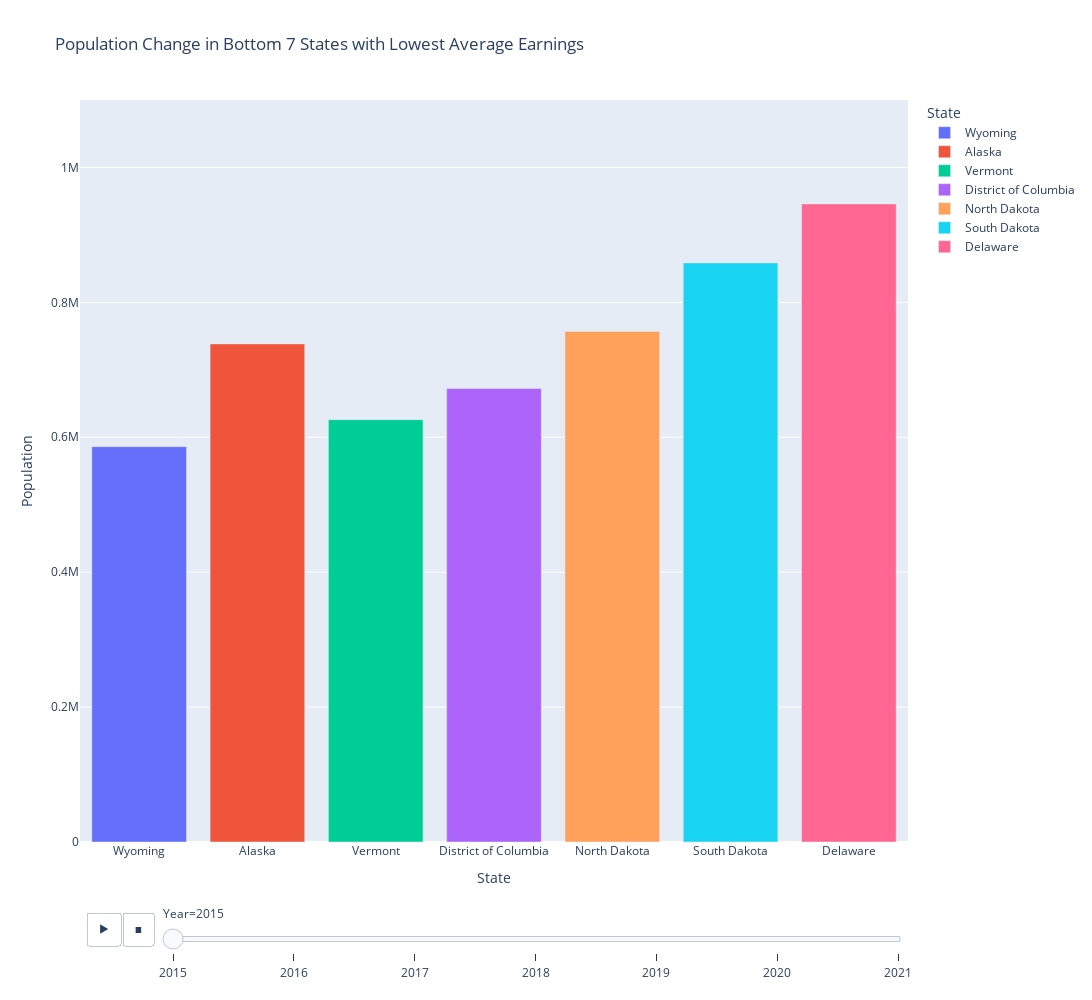

Write notebook code for a chart like this one.
### Code cell
# create a list of the bottom 7 states with the lowest average earnings
state2 = bottom_7_earnings["STATE"].tolist()
# create a list of population values per year for each state
wyoming = [bottom_7_earnings['POP_2015'].tolist()[0], bottom_7_earnings['POP_2016'].tolist()[0], bottom_7_earnings['POP_2017'].tolist()[0], bottom_7_earnings['POP_2018'].tolist()[0], bottom_7_earnings['POP_2019'].tolist()[0], bottom_7_earnings['POP_2020'].tolist()[0], bottom_7_earnings['POP_2021'].tolist()[0]]
alaska = [bottom_7_earnings['POP_2015'].tolist()[1], bottom_7_earnings['POP_2016'].tolist()[1], bottom_7_earnings['POP_2017'].tolist()[1], bottom_7_earnings['POP_2018'].tolist()[1], bottom_7_earnings['POP_2019'].tolist()[1], bottom_7_earnings['POP_2020'].tolist()[1], bottom_7_earnings['POP_2021'].tolist()[1]]
vermont = [bottom_7_earnings['POP_2015'].tolist()[2], bottom_7_earnings['POP_2016'].tolist()[2], bottom_7_earnings['POP_2017'].tolist()[2], bottom_7_earnings['POP_2018'].tolist()[2], bottom_7_earnings['POP_2019'].tolist()[2], bottom_7_earnings['POP_2020'].tolist()[2], bottom_7_earnings['POP_2021'].tolist()[2]]
dc = [bottom_7_earnings['POP_2015'].tolist()[3], bottom_7_earnings['POP_2016'].tolist()[3], bottom_7_earnings['POP_2017'].tolist()[3], bottom_7_earnings['POP_2018'].tolist()[3], bottom_7_earnings['POP_2019'].tolist()[3], bottom_7_earnings['POP_2020'].tolist()[3], bottom_7_earnings['POP_2021'].tolist()[3]]
north_dakota = [bottom_7_earnings['POP_2015'].tolist()[4], bottom_7_earnings['POP_2016'].tolist()[4], bottom_7_earnings['POP_2017'].tolist()[4], bottom_7_earnings['POP_2018'].tolist()[4], bottom_7_earnings['POP_2019'].tolist()[4], bottom_7_earnings['POP_2020'].tolist()[4], bottom_7_earnings['POP_2021'].tolist()[4]]
south_dakota = [bottom_7_earnings['POP_2015'].tolist()[5], bottom_7_earnings['POP_2016'].tolist()[5], bottom_7_earnings['POP_2017'].tolist()[5], bottom_7_earnings['POP_2018'].tolist()[5], bottom_7_earnings['POP_2019'].tolist()[5], bottom_7_earnings['POP_2020'].tolist()[5], bottom_7_earnings['POP_2021'].tolist()[5]]
delaware = [bottom_7_earnings['POP_2015'].tolist()[6], bottom_7_earnings['POP_2016'].tolist()[6], bottom_7_earnings['POP_2017'].tolist()[6], bottom_7_earnings['POP_2018'].tolist()[6], bottom_7_earnings['POP_2019'].tolist()[6], bottom_7_earnings['POP_2020'].tolist()[6], bottom_7_earnings['POP_2021'].tolist()[6]]
# create a dataframe from the lists
bottom_7_df = pd.DataFrame({"State": state2, "Year": year, "Wyoming": wyoming, "Alaska": alaska, "Vermont": vermont, "District of Columbia": dc, "North Dakota": north_dakota, "South Dakota": south_dakota, "Delaware": delaware})
bottom_7_df2 = bottom_7_df.melt(id_vars=["State", "Year"], var_name="State2", value_name="Population")
# drop the extra state column
bottom_7_df2.drop(columns=["State"], inplace=True)
# rename the state column to State
bottom_7_df2 = bottom_7_df2.rename(columns={"State2": "State"})
bottom_7_df2
# create animated bar chart with plotly express
fig2 = px.bar(bottom_7_df2, x='State', y='Population', animation_frame='Year', animation_group='State', color='State', range_y=[0, 1100000], title='Population Change in Bottom 7 States with Lowest Average Earnings', width=1250, height=1000)
fig2.show()

### Figure 1 — Plotly figure (JSON) as saved in the notebook; plotly's stock layout.template omitted (floating-point values rounded to 4 significant figures)
{"data": [{"alignmentgroup": "True", "hovertemplate": "State=%{x}<br>Year=2015<br>Population=%{y}<extra></extra>", "ids": ["Wyoming"], "legendgroup": "Wyoming", "marker": {"color": "#636efa", "pattern": {"shape": ""}}, "name": "Wyoming", "offsetgroup": "Wyoming", "orientation": "v", "showlegend": true, "textposition": "auto", "type": "bar", "x": ["Wyoming"], "xaxis": "x", "y": [586107], "yaxis": "y"}, {"alignmentgroup": "True", "hovertemplate": "State=%{x}<br>Year=2015<br>Population=%{y}<extra></extra>", "ids": ["Alaska"], "legendgroup": "Alaska", "marker": {"color": "#EF553B", "pattern": {"shape": ""}}, "name": "Alaska", "offsetgroup": "Alaska", "orientation": "v", "showlegend": true, "textposition": "auto", "type": "bar", "x": ["Alaska"], "xaxis": "x", "y": [738432], "yaxis": "y"}, {"alignmentgroup": "True", "hovertemplate": "State=%{x}<br>Year=2015<br>Population=%{y}<extra></extra>", "ids": ["Vermont"], "legendgroup": "Vermont", "marker": {"color": "#00cc96", "pattern": {"shape": ""}}, "name": "Vermont", "offsetgroup": "Vermont", "orientation": "v", "showlegend": true, "textposition": "auto", "type": "bar", "x": ["Vermont"], "xaxis": "x", "y": [626042], "yaxis": "y"}, {"alignmentgroup": "True", "hovertemplate": "State=%{x}<br>Year=2015<br>Population=%{y}<extra></extra>", "ids": ["District of Columbia"], "legendgroup": "District of Columbia", "marker": {"color": "#ab63fa", "pattern": {"shape": ""}}, "name": "District of Columbia", "offsetgroup": "District of Columbia", "orientation": "v", "showlegend": true, "textposition": "auto", "type": "bar", "x": ["District of Columbia"], "xaxis": "x", "y": [672228], "yaxis": "y"}, {"alignmentgroup": "True", "hovertemplate": "State=%{x}<br>Year=2015<br>Population=%{y}<extra></extra>", "ids": ["North Dakota"], "legendgroup": "North Dakota", "marker": {"color": "#FFA15A", "pattern": {"shape": ""}}, "name": "North Dakota", "offsetgroup": "North Dakota", "orientation": "v", "showlegend": true, "textposition": "auto", "type": "bar", "x": ["North Dakota"], "xaxis": "x", "y": [756927], "yaxis": "y"}, {"alignmentgroup": "True", "hovertemplate": "State=%{x}<br>Year=2015<br>Population=%{y}<extra></extra>", "ids": ["South Dakota"], "legendgroup": "South Dakota", "marker": {"color": "#19d3f3", "pattern": {"shape": ""}}, "name": "South Dakota", "offsetgroup": "South Dakota", "orientation": "v", "showlegend": true, "textposition": "auto", "type": "bar", "x": ["South Dakota"], "xaxis": "x", "y": [858469], "yaxis": "y"}, {"alignmentgroup": "True", "hovertemplate": "State=%{x}<br>Year=2015<br>Population=%{y}<extra></extra>", "ids": ["Delaware"], "legendgroup": "Delaware", "marker": {"color": "#FF6692", "pattern": {"shape": ""}}, "name": "Delaware", "offsetgroup": "Delaware", "orientation": "v", "showlegend": true, "textposition": "auto", "type": "bar", "x": ["Delaware"], "xaxis": "x", "y": [945934], "yaxis": "y"}], "layout": {"barmode": "relative", "height": 1000, "legend": {"title": {"text": "State"}, "tracegroupgap": 0}, "sliders": [{"active": 0, "currentvalue": {"prefix": "Year="}, "len": 0.9, "pad": {"b": 10, "t": 60}, "steps": [{"args": [["2015"], {"frame": {"duration": 0, "redraw": true}, "fromcurrent": true, "mode": "immediate", "transition": {"duration": 0, "easing": "linear"}}], "label": "2015", "method": "animate"}, {"args": [["2016"], {"frame": {"duration": 0, "redraw": true}, "fromcurrent": true, "mode": "immediate", "transition": {"duration": 0, "easing": "linear"}}], "label": "2016", "method": "animate"}, {"args": [["2017"], {"frame": {"duration": 0, "redraw": true}, "fromcurrent": true, "mode": "immediate", "transition": {"duration": 0, "easing": "linear"}}], "label": "2017", "method": "animate"}, {"args": [["2018"], {"frame": {"duration": 0, "redraw": true}, "fromcurrent": true, "mode": "immediate", "transition": {"duration": 0, "easing": "linear"}}], "label": "2018", "method": "animate"}, {"args": [["2019"], {"frame": {"duration": 0, "redraw": true}, "fromcurrent": true, "mode": "immediate", "transition": {"duration": 0, "easing": "linear"}}], "label": "2019", "method": "animate"}, {"args": [["2020"], {"frame": {"duration": 0, "redraw": true}, "fromcurrent": true, "mode": "immediate", "transition": {"duration": 0, "easing": "linear"}}], "label": "2020", "method": "animate"}, {"args": [["2021"], {"frame": {"duration": 0, "redraw": true}, "fromcurrent": true, "mode": "immediate", "transition": {"duration": 0, "easing": "linear"}}], "label": "2021", "method": "animate"}], "x": 0.1, "xanchor": "left", "y": 0, "yanchor": "top"}], "title": {"text": "Population Change in Bottom 7 States with Lowest Average Earnings"}, "updatemenus": [{"buttons": [{"args": [null, {"frame": {"duration": 500, "redraw": true}, "fromcurrent": true, "mode": "immediate", "transition": {"duration": 500, "easing": "linear"}}], "label": "&#9654;", "method": "animate"}, {"args": [[null], {"frame": {"duration": 0, "redraw": true}, "fromcurrent": true, "mode": "immediate", "transition": {"duration": 0, "easing": "linear"}}], "label": "&#9724;", "method": "animate"}], "direction": "left", "pad": {"r": 10, "t": 70}, "showactive": false, "type": "buttons", "x": 0.1, "xanchor": "right", "y": 0, "yanchor": "top"}], "width": 1250, "xaxis": {"anchor": "y", "categoryarray": ["Wyoming", "Alaska", "Vermont", "District of Columbia", "North Dakota", "South Dakota", "Delaware"], "categoryorder": "array", "domain": [0, 1], "title": {"text": "State"}}, "yaxis": {"anchor": "x", "domain": [0, 1], "range": [0, 1100000], "title": {"text": "Population"}}}}
